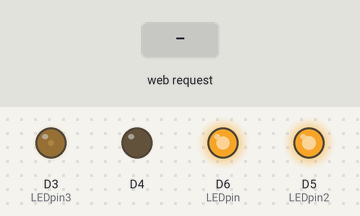
A sketch run on a simulated ESP8266 (NodeMCU). Parts: output pins drawn as LEDs (lit = HIGH). Inputs (shaded band) come from the test bench. WiFi joins after 1.5 s; servers stay silent unless stated; what the sketch prints to the serial monitor is not drawn.

Above: at 2.7 s.
2.8 s: HTTP request GET /?LED=ON received
At 4.9 s:
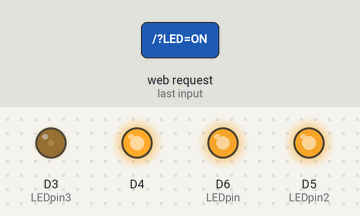
5.3 s: HTTP request GET /?LED=OFF received
At 6.8 s:
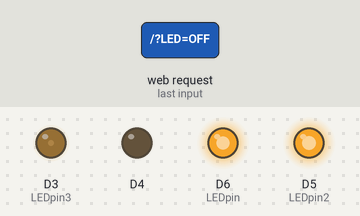
Timing chart, 0 to 8.3 s (numbered marks = the images above; inputs shaded):
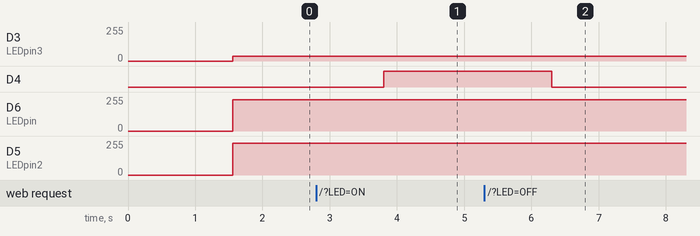

The sketch:

RGBWEB.ino
```cpp
#define LEDpin  D6
#define LEDpin2  D5
#define LEDpin3 D3


#include <ESP8266WiFi.h>

const char* ssid = "Bebe";
const char* password = "Actopan2066";


WiFiServer server(80);

void setup() {
  Serial.begin(9600);
  delay(10);

  //Configuración  del GPIO2
  pinMode(2, OUTPUT);
  digitalWrite(2,LOW);
  pinMode(LEDpin,OUTPUT);
  pinMode(LEDpin2,OUTPUT);
  pinMode(LEDpin3,OUTPUT);
  analogWriteFreq(2000);

  Serial.println();
  Serial.println();
  Serial.print("Conectandose a red : ");
  Serial.println(ssid);

  WiFi.begin(ssid, password); //Conexión a la red

  while (WiFi.status() != WL_CONNECTED)
  {
    delay(500);
    Serial.print(".");
  }
  Serial.println("");
  Serial.println("WiFi conectado");


  server.begin(); //Iniciamos el servidor
  Serial.println("Servidor Iniciado");


  Serial.println("Ingrese desde un navegador web usando la siguiente IP:");
  Serial.println(WiFi.localIP()); //Obtenemos la IP
}

void loop() {

  WiFiClient client = server.available();
  if (client) //Si hay un cliente presente
  {
    Serial.println("Nuevo Cliente");

    //esperamos hasta que hayan datos disponibles
    while(!client.available()&&client.connected())
    {
    delay(1);
    }

    // Leemos la primera línea de la petición del cliente.
    String linea1 = client.readStringUntil('r');
    Serial.println(linea1);

    if (linea1.indexOf("LED=ON")>0) //Buscamos un LED=ON en la 1°Linea
    {
      digitalWrite(2,HIGH);
    }
    if (linea1.indexOf("LED=OFF")>0)//Buscamos un LED=OFF en la 1°Linea
    {
      digitalWrite(2,LOW);
    }

    client.flush();

    Serial.println("Enviando respuesta...");
    //Encabesado http
    client.println("HTTP/1.1 200 OK");
    client.println("Content-Type: text/html");
    client.println("Connection: close");// La conexión se cierra después de finalizar de la respuesta
    client.println();
    //Pagina html  para en el navegador
    client.println("<!DOCTYPE HTML>");
    client.println("<html>");
    client.println("<head><title>Naylam Mechatronics</title>");
    client.println("<body>");
    client.println("<h1 align='center'>Test ESP8266</h1>");
    client.println("<div style='text-align:center;'>");
    client.println("<br />");
    client.println("<button onClick=location.href='./?LED=ON'>LED ON</button>");
    client.println("<button onClick=location.href='./?LED=OFF'>LED OFF</button>");
    client.println("<br />");
    client.println("</div>");
    client.println("</body>");
    client.println("</html>");

    delay(1);
    Serial.println("respuesta enviada");
    Serial.println();

  }
     analogWrite(LEDpin,1024- ( 20*(1024/255) ));
     analogWrite(LEDpin2,1024-(17*(1024/255))) ;
  analogWrite(LEDpin3,1024-(220*(1024/255) ));
}
```

Measured:
- after the input at 2.8 s, D4: LOW → HIGH after 1.0 s
- after the input at 5.3 s, D4: HIGH → LOW after 1.0 s
